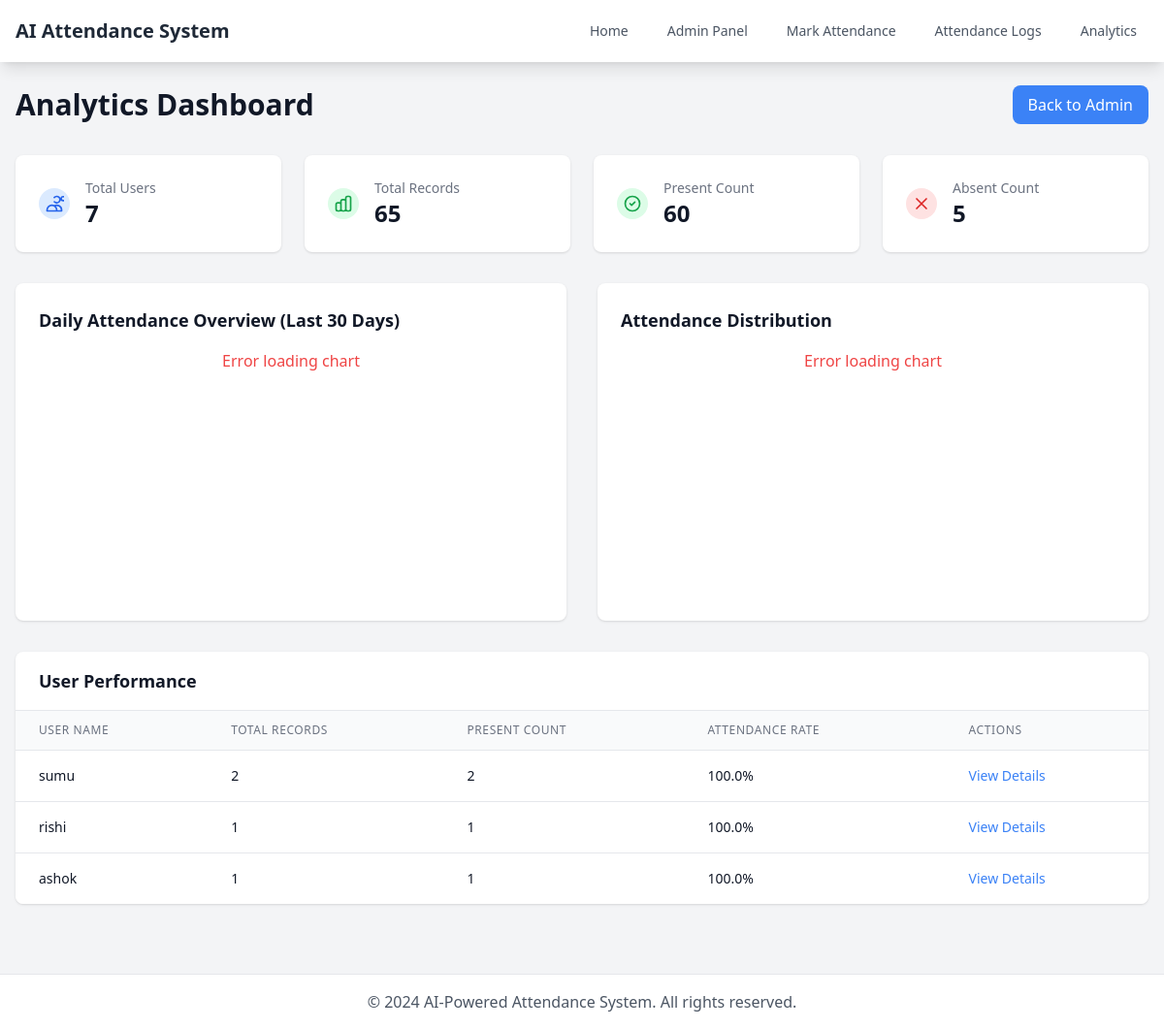
The app's page /analytics with its own data.
### tables this page shows
CREATE TABLE users (
            user_id INTEGER PRIMARY KEY AUTOINCREMENT,
            name TEXT NOT NULL,
            phone TEXT NOT NULL,
            image_path TEXT NOT NULL,
            face_embedding TEXT,
            created_at TIMESTAMP DEFAULT CURRENT_TIMESTAMP
        );

### app.py (the view)
@app.route('/analytics')
def analytics():
    conn = sqlite3.connect('database.db')
    cursor = conn.cursor()
    cursor.execute('''
        SELECT
            COUNT(DISTINCT user_id) as total_users,
            COUNT(*) as total_attendance_records,
            SUM(CASE WHEN status = 'Present' THEN 1 ELSE 0 END) as total_present,
            SUM(CASE WHEN status = 'Absent' THEN 1 ELSE 0 END) as total_absent
        FROM attendance
    ''')
    overall_stats = cursor.fetchone()
    thirty_days_ago = (datetime.now() - timedelta(days=30)).date()
    cursor.execute('''
        SELECT
            date,
            COUNT(DISTINCT user_id) as unique_users,
            SUM(CASE WHEN status = 'Present' THEN 1 ELSE 0 END) as present_count
        FROM attendance
        WHERE date >= ?
        GROUP BY date
        ORDER BY date ASC
    ''', (thirty_days_ago,))
    daily_stats = cursor.fetchall()
    cursor.execute('''
        SELECT
            u.name,
            COUNT(a.attendance_id) as total_records,
            SUM(CASE WHEN a.status = 'Present' THEN 1 ELSE 0 END) as present_count
        FROM users u
        LEFT JOIN attendance a ON u.user_id = a.user_id
        GROUP BY u.user_id, u.name
        ORDER BY present_count DESC
    ''')
    user_stats = cursor.fetchall()
    conn.close()
    return render_template('analytics.html',
                         overall_stats=overall_stats,
                         daily_stats=daily_stats,
                         user_stats=user_stats)

### templates/analytics.html (shortened to what this page needs)
{% extends "base.html" %}
{% block content %}
<div class="max-w-7xl mx-auto">
    <div class="flex justify-between items-center mb-8">
        <h1 class="text-3xl font-bold text-gray-900">Analytics Dashboard</h1>
        <a href="{{ url_for('admin_panel') }}" class="bg-primary text-white px-4 py-2 rounded-lg hover:bg-secondary transition-colors">
            Back to Admin
        </a>
    </div>
    <div class="grid md:grid-cols-4 gap-6 mb-8">
        <div class="bg-white rounded-lg shadow p-6">
            <div class="flex items-center">
                <div class="flex-shrink-0">
                    <div class="w-8 h-8 bg-blue-100 rounded-full flex items-center justify-center">
                        <svg class="w-5 h-5 text-blue-600" fill="none" stroke="currentColor" viewBox="0 0 24 24">
                            <path stroke-linecap="round" stroke-linejoin="round" stroke-width="2" d="M12 4.354a4 4 0 110 5.292M15 21H3v-1a6 6 0 0112 0v1zm0 0h6v-1a6 6 0 00-9-5.197m13.5-9a2.5 2.5 0 11-5 0 2.5 2.5 0 015 0z"></path>
                        </svg>
                    </div>
                </div>
                <div class="ml-4">
                    <p class="text-sm font-medium text-gray-500">Total Users</p>
                    <p class="text-2xl font-semibold text-gray-900">{{ overall_stats[0] or 0 }}</p>
                </div>
            </div>
        </div>
        <div class="bg-white rounded-lg shadow p-6">
            <div class="flex items-center">
                <div class="flex-shrink-0">
                    <div class="w-8 h-8 bg-green-100 rounded-full flex items-center justify-center">
                    </div>
                </div>
                <div class="ml-4">
                    <p class="text-sm font-medium text-gray-500">Total Records</p>
                    <p class="text-2xl font-semibold text-gray-900">{{ overall_stats[1] or 0 }}</p>
                </div>
            </div>
        </div>
        <div class="bg-white rounded-lg shadow p-6">
            <div class="flex items-center">
                <div class="flex-shrink-0">
                    <div class="w-8 h-8 bg-green-100 rounded-full flex items-center justify-center">
                        <svg class="w-5 h-5 text-green-600" fill="none" stroke="currentColor" viewBox="0 0 24 24">
                            <path stroke-linecap="round" stroke-linejoin="round" stroke-width="2" d="M9 12l2 2 4-4m6 2a9 9 0 11-18 0 9 9 0 0118 0z"></path>
                        </svg>
                    </div>
                </div>
                <div class="ml-4">
                    <p class="text-sm font-medium text-gray-500">Present Count</p>
                    <p class="text-2xl font-semibold text-gray-900">{{ overall_stats[2] or 0 }}</p>
                </div>
            </div>
        </div>
        <div class="bg-white rounded-lg shadow p-6">
            <div class="flex items-center">
                <div class="flex-shrink-0">
                    <div class="w-8 h-8 bg-red-100 rounded-full flex items-center justify-center">
                        <svg class="w-5 h-5 text-red-600" fill="none" stroke="currentColor" viewBox="0 0 24 24">
                            <path stroke-linecap="round" stroke-linejoin="round" stroke-width="2" d="M6 18L18 6M6 6l12 12"></path>
                        </svg>
                    </div>
                </div>
                <div class="ml-4">
                    <p class="text-sm font-medium text-gray-500">Absent Count</p>
                    <p class="text-2xl font-semibold text-gray-900">{{ overall_stats[3] or 0 }}</p>
                </div>
            </div>
        </div>
    </div>
    <div class="grid lg:grid-cols-2 gap-8 mb-8">
        <div class="bg-white rounded-lg shadow p-6">
            <h3 class="text-lg font-semibold text-gray-900 mb-4">Daily Attendance Overview (Last 30 Days)</h3>
            <div id="dailyOverviewChart" class="h-64">
            </div>
        </div>
        <div class="bg-white rounded-lg shadow p-6">
            <h3 class="text-lg font-semibold text-gray-900 mb-4">Attendance Distribution</h3>
            <div id="attendanceDistributionChart" class="h-64">
            </div>
        </div>
    </div>
    <div class="bg-white rounded-lg shadow overflow-hidden">
        <div class="px-6 py-4 border-b border-gray-200">
            <h3 class="text-lg font-semibold text-gray-900">User Performance</h3>
        </div>
        <div class="overflow-x-auto">
            <table class="min-w-full divide-y divide-gray-200">
                <thead class="bg-gray-50">
                    <tr>
                        <th class="px-6 py-3 text-left text-xs font-medium text-gray-500 uppercase tracking-wider">User Name</th>
                        <th class="px-6 py-3 text-left text-xs font-medium text-gray-500 uppercase tracking-wider">Total Records</th>
                        <th class="px-6 py-3 text-left text-xs font-medium text-gray-500 uppercase tracking-wider">Present Count</th>
                        <th class="px-6 py-3 text-left text-xs font-medium text-gray-500 uppercase tracking-wider">Attendance Rate</th>
                        <th class="px-6 py-3 text-left text-xs font-medium text-gray-500 uppercase tracking-wider">Actions</th>
                    </tr>
                </thead>
                <tbody class="bg-white divide-y divide-gray-200">
                    {% for user in user_stats %}
                    <tr>
                        <td class="px-6 py-4 whitespace-nowrap text-sm font-medium text-gray-900">{{ user[0] }}</td>
                        <td class="px-6 py-4 whitespace-nowrap text-sm text-gray-900">{{ user[1] }}</td>
                        <td class="px-6 py-4 whitespace-nowrap text-sm text-gray-900">{{ user[2] }}</td>
                        <td class="px-6 py-4 whitespace-nowrap text-sm text-gray-900">
                            {% if user[1] > 0 %}
                                {{ "%.1f"|format((user[2] / user[1] * 100)) }}%
                            {% else %}
                                0%
                            {% endif %}
                        </td>
                        <td class="px-6 py-4 whitespace-nowrap text-sm font-medium">
                            <a href="/user/{{ loop.index }}" class="text-primary hover:text-secondary">View Details</a>
                        </td>
                    </tr>
                    {% endfor %}
                </tbody>
            </table>
        </div>
    </div>
</div>
{% endblock %}

### records on screen
users: name "sumu", user "2", value "100.0"
users: name "rishi", user "1", value "100.0"
users: name "ashok", user "1", value "100.0"

### other values on screen
{{ overall_stats[0] or 0 }} "7"
{{ overall_stats[1] or 0 }} "65"
{{ overall_stats[2] or 0 }} "60"
{{ overall_stats[3] or 0 }} "5"
